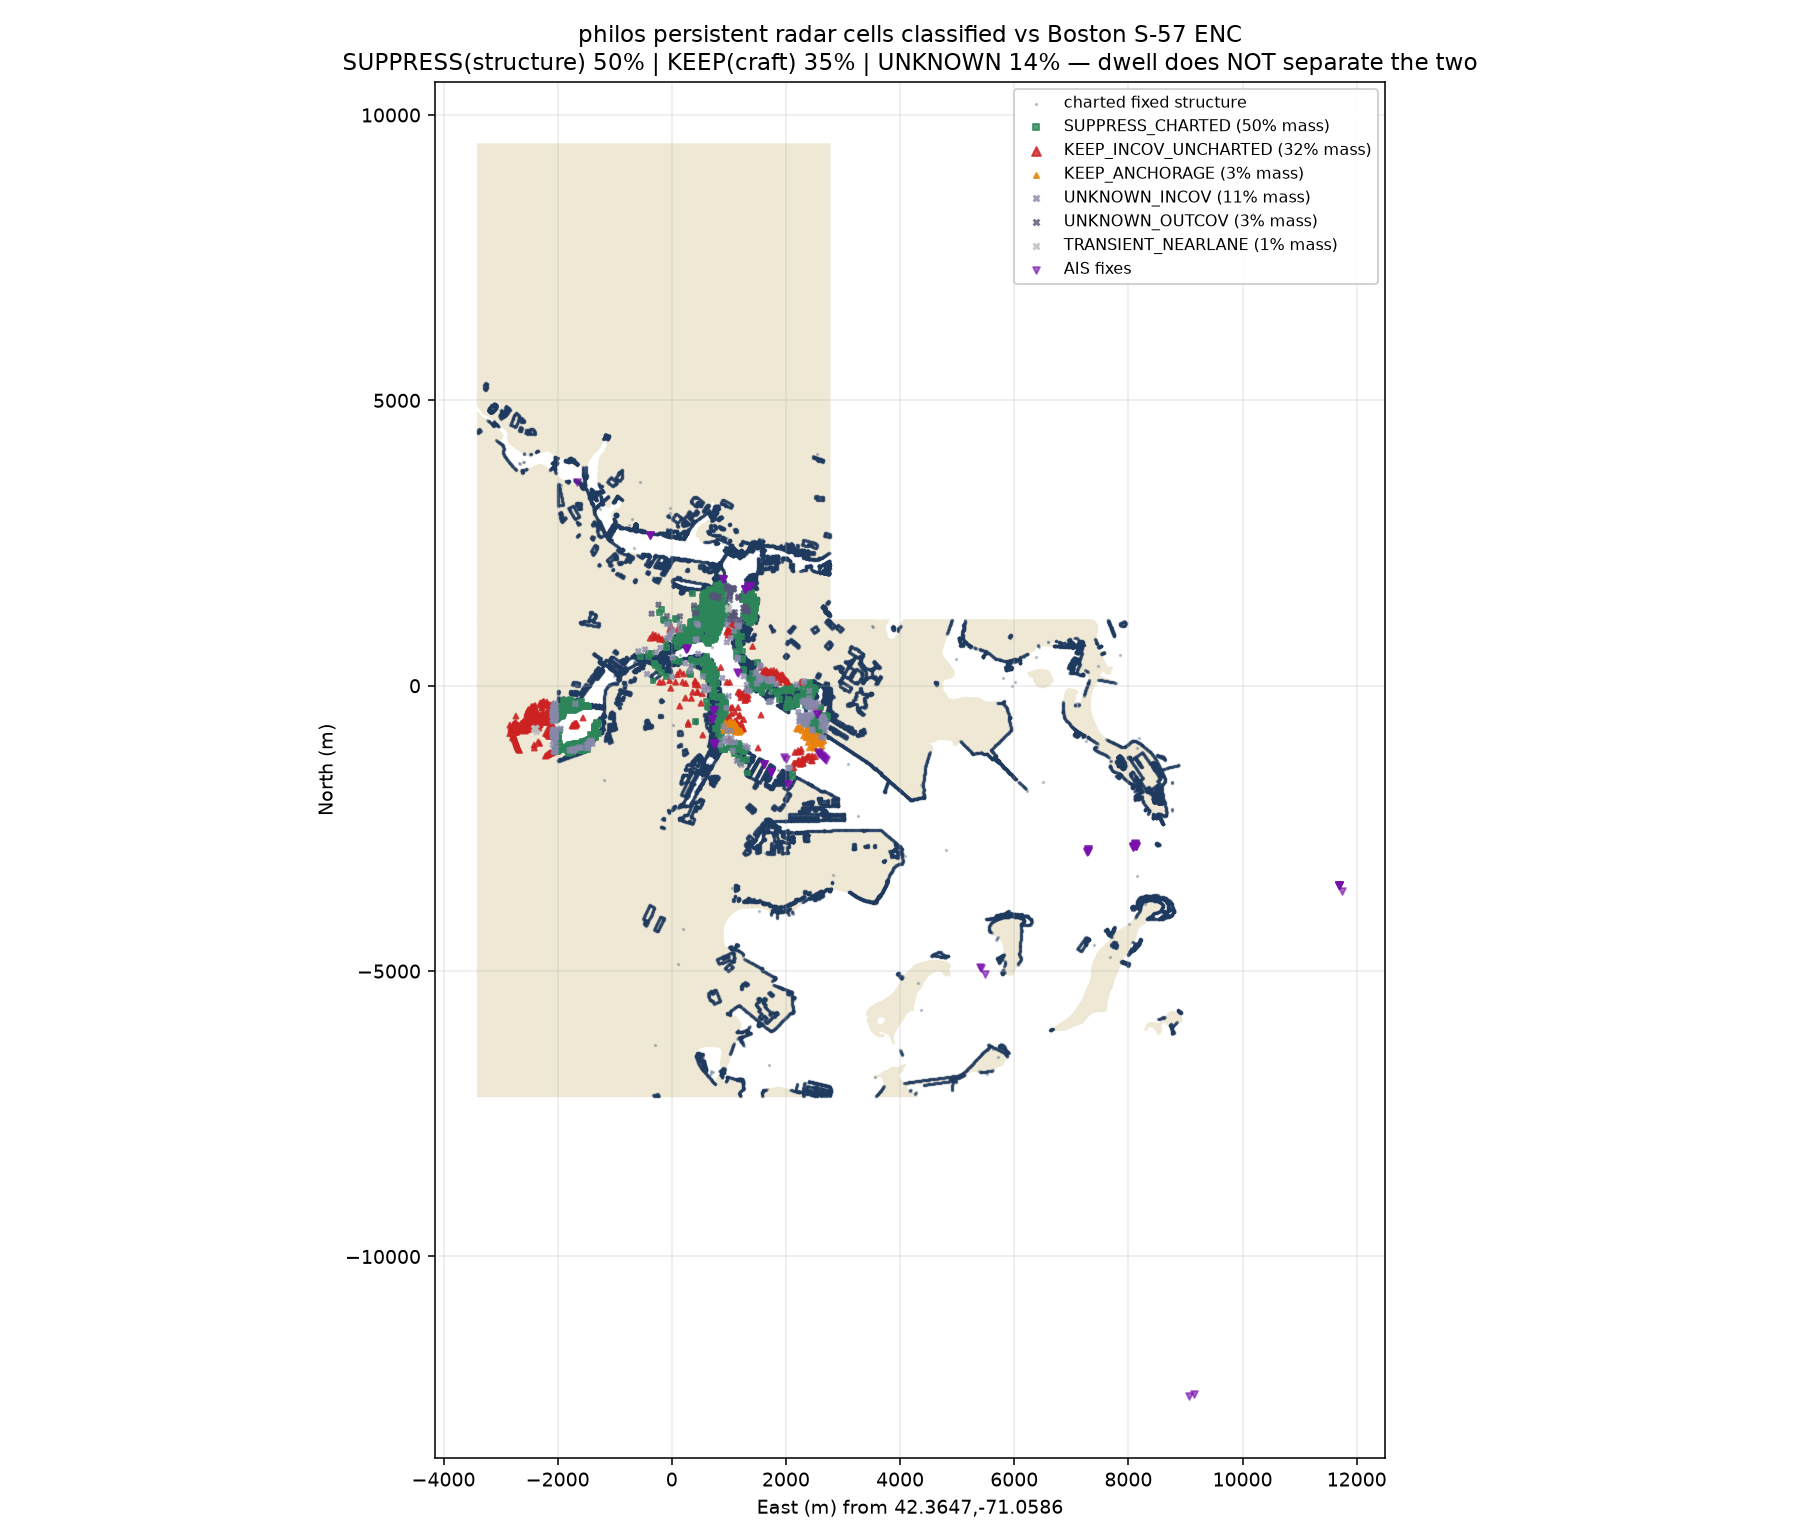

Generate this figure with Python:
"""
R4 — philos persistent-structure CLUSTER classification + canary table.

The 2026-07-02 chart-coverage field-check (philos_chart_coverage.py) ranked the
strongest persistent radar CELLS and cross-referenced them against the Boston
S-57 ENC. This script closes its open sub-task: group the persistent cells into
CLUSTERS (connected components), classify each with the chart as the authoritative
structure reference, and emit:

  1. a per-cluster table (centroid lat/lon, footprint, dwell, chart distances,
     class) → charts/philos_cluster_classification.csv;
  2. the KEEP / SUPPRESS canary set a later philos suppression claim must honour
     (KEEP = real craft the detector must preserve — ADR 0002; SUPPRESS =
     chart-confirmed fixed structure/aid);
  3. cluster-geometry statistics (footprint / extent / dwell distributions) that
     PARAMETERISE the Stage 1b-ii structure detector (cell size, extent floor,
     persistence bar);
  4. the return-mass CEILING: what fraction of the over-count return mass a
     perfect structure detector could remove without touching a KEEP cluster.

What the chart can and cannot decide is explicit: charted fixed structure / shore
/ aid → objective SUPPRESS; well-charted open water with NO charted structure →
almost certainly real craft (a charted harbor would show fixed structure) → KEEP,
flagged with a maps URL for a confirming visual pass; outside ENC coverage → the
chart is silent → UNKNOWN, defaults to KEEP (never suppress the unlabeled).

Method for projection/gridding/persistence mirrors philos_chart_coverage.py
(world_bearing = heading_true + az_body; 25 m cells; persistent = seen in >=2
clips OR spanning >50% of one clip, AND >75 m from any AIS fix).
"""
import csv, glob, json, math, os
from collections import defaultdict, deque
import numpy as np
from osgeo import ogr

ROOT = os.environ.get("PHILOS_ROOT", "/home/andreas/workspace/navtracker")
OUT = os.environ.get("PHILOS_COVERAGE_OUT", f"{ROOT}/charts")
SCEN_GLOB = f"{ROOT}/tests/fixtures/philos/out/*/"
GEO = f"{ROOT}/charts/geojson"
ENC = {
    "US5BOSCC": f"{ROOT}/charts/ENC_ROOT/US5BOSCC/US5BOSCC.000",
    "US5BOSCD": f"{ROOT}/charts/ENC_ROOT/US5BOSCD/US5BOSCD.000",
}

R_EARTH = 6_371_000.0
CELL_M = 25.0
AIS_EXCL_M = 75.0
DENSIFY_M = 8.0
# classification thresholds (m) — documented in the module docstring.
CHARTED_STRUCT_M = 50.0   # <= this to a charted fixed structure => SUPPRESS
CHARTED_SHORE_M = 40.0    # <= this to charted shoreline       => SUPPRESS
CHARTED_AID_M = 40.0      # <= this to a charted buoy/beacon    => SUPPRESS (aid)
KEEP_CLEAR_STRUCT_M = 100.0  # a KEEP cluster must be this far from charted struct
OWNSHIP_NEARLANE_M = 50.0    # hugging own-ship track => near-field wake/clutter


def d2r(d): return d * math.pi / 180.0


# ── load all philos clips → radar plots in lat/lon ──────────────────────────
def load_ownship(path):
    rows = []
    with open(path) as f:
        for r in csv.DictReader(f):
            rows.append((float(r["unix_time"]), float(r["lat"]),
                         float(r["lon"]), float(r["heading_deg"])))
    rows.sort(key=lambda x: x[0])
    return rows


def interp_own(own, t):
    if t <= own[0][0]: return own[0][1:]
    if t >= own[-1][0]: return own[-1][1:]
    lo, hi = 0, len(own) - 1
    while hi - lo > 1:
        m = (lo + hi) // 2
        if own[m][0] <= t: lo = m
        else: hi = m
    t0, la0, lo0, h0 = own[lo]; t1, la1, lo1, h1 = own[hi]
    f = (t - t0) / (t1 - t0) if t1 > t0 else 0.0
    dh = ((h1 - h0 + 180) % 360) - 180
    return (la0 + f * (la1 - la0), lo0 + f * (lo1 - lo0), (h0 + f * dh) % 360)


scen_dirs = sorted(glob.glob(SCEN_GLOB))
plots, ais_ll, own_tracks, scen_names = [], [], [], []
for si, d in enumerate(scen_dirs):
    scen_names.append(os.path.basename(d.rstrip("/")))
    own = load_ownship(d + "ownship.csv")
    own_tracks.append([(r[1], r[2]) for r in own])
    with open(d + "radar_plots.csv") as f:
        for r in csv.DictReader(f):
            tod = float(r["tod"]); rng = float(r["range_m"]); az = float(r["azimuth_deg"])
            la0, lo0, hdg = interp_own(own, tod)
            tb = d2r((hdg + az) % 360)
            north = rng * math.cos(tb); east = rng * math.sin(tb)
            lat = la0 + (north / R_EARTH) * 180 / math.pi
            lon = lo0 + (east / (R_EARTH * math.cos(d2r(la0)))) * 180 / math.pi
            plots.append((si, tod, lat, lon))
    ap = d + "ais.csv"
    if os.path.exists(ap):
        with open(ap) as f:
            for r in csv.DictReader(f):
                try: ais_ll.append((float(r["lat"]), float(r["lon"])))
                except Exception: pass

print(f"clips: {len(scen_dirs)} -> {', '.join(scen_names)}")
print(f"radar plots: {len(plots)}   AIS fixes: {len(ais_ll)}")

lat_ref = sum(p[2] for p in plots) / len(plots)
lon_ref = sum(p[3] for p in plots) / len(plots)
mE = math.cos(d2r(lat_ref)) * R_EARTH * math.pi / 180.0
mN = R_EARTH * math.pi / 180.0
def to_enu(lat, lon): return ((lon - lon_ref) * mE, (lat - lat_ref) * mN)
def enu_to_ll(e, n): return (lat_ref + n / mN, lon_ref + e / mE)

# ── grid + persistent-structure cells (same rule as the coverage script) ────
cell = defaultdict(lambda: {"n": 0, "scen": set(),
                            "tod": defaultdict(lambda: [1e18, -1e18]),
                            "e": 0.0, "n_sum": 0.0})
scen_span = {}
for si, tod, lat, lon in plots:
    e, n = to_enu(lat, lon)
    ci, cj = int(math.floor(e / CELL_M)), int(math.floor(n / CELL_M))
    c = cell[(ci, cj)]; c["n"] += 1; c["scen"].add(si); c["e"] += e; c["n_sum"] += n
    tr = c["tod"][si]; tr[0] = min(tr[0], tod); tr[1] = max(tr[1], tod)
    sp = scen_span.setdefault(si, [1e18, -1e18]); sp[0] = min(sp[0], tod); sp[1] = max(sp[1], tod)

ais_enu = np.array([to_enu(la, lo) for la, lo in ais_ll]) if ais_ll else np.empty((0, 2))
def min_ais(e, n):
    if len(ais_enu) == 0: return 1e18
    return float(np.min(np.hypot(ais_enu[:, 0] - e, ais_enu[:, 1] - n)))

# persistent cells keyed by (ci,cj) with rich per-cell stats for clustering
pcells = {}
for (ci, cj), c in cell.items():
    e = c["e"] / c["n"]; n = c["n_sum"] / c["n"]
    multiscen = len(c["scen"]) >= 2
    longspan = False
    best_dwell = 0.0
    for si in c["scen"]:
        span = c["tod"][si][1] - c["tod"][si][0]
        dur = scen_span[si][1] - scen_span[si][0]
        if dur > 0:
            best_dwell = max(best_dwell, span / dur)
            if span > 0.5 * dur: longspan = True
    if (multiscen or longspan) and min_ais(e, n) > AIS_EXCL_M:
        pcells[(ci, cj)] = {"e": e, "n": n, "count": c["n"],
                            "nscen": len(c["scen"]), "dwell": best_dwell}
print(f"occupied 25m cells: {len(cell)}   persistent structure cells: {len(pcells)}")

# ── chart geometry → labelled point clouds ──────────────────────────────────
def densify_file(path, geom_filter=None):
    """Return Nx2 ENU point cloud from a geojson file (points + densified lines/polys)."""
    d = json.load(open(path)); pts = []
    for ft in d["features"]:
        if geom_filter and not geom_filter(ft["properties"]): continue
        g = ft.get("geometry")
        if not g: continue
        t = g["type"]; co = g["coordinates"]; rings = []
        if t == "Point": pts.append((co[0], co[1])); continue
        elif t == "MultiPoint": pts += [(c[0], c[1]) for c in co]; continue
        elif t == "LineString": rings = [co]
        elif t == "MultiLineString": rings = co
        elif t == "Polygon": rings = co
        elif t == "MultiPolygon":
            for poly in co: rings += poly
        for ring in rings:
            for a, b in zip(ring[:-1], ring[1:]):
                ae, an = to_enu(a[1], a[0]); be, bn = to_enu(b[1], b[0])
                L = math.hypot(be - ae, bn - an); steps = max(1, int(L / DENSIFY_M))
                for k in range(steps + 1):
                    f = k / steps
                    pts.append((a[0] + f * (b[0] - a[0]), a[1] + f * (b[1] - a[1])))
    return np.array([to_enu(p[1], p[0]) for p in pts]) if pts else np.empty((0, 2))


def densify_labelled(path):
    """Fixed-structure cloud with per-point obj_class (nearest gives the class)."""
    d = json.load(open(path)); pts = []; labels = []
    for ft in d["features"]:
        cls = ft["properties"].get("obj_class", "?")
        g = ft.get("geometry")
        if not g: continue
        t = g["type"]; co = g["coordinates"]; rings = []
        if t == "Point": pts.append((co[0], co[1])); labels.append(cls); continue
        elif t == "LineString": rings = [co]
        elif t == "MultiLineString": rings = co
        elif t == "Polygon": rings = co
        elif t == "MultiPolygon":
            for poly in co: rings += poly
        for ring in rings:
            for a, b in zip(ring[:-1], ring[1:]):
                ae, an = to_enu(a[1], a[0]); be, bn = to_enu(b[1], b[0])
                L = math.hypot(be - ae, bn - an); steps = max(1, int(L / DENSIFY_M))
                for k in range(steps + 1):
                    f = k / steps
                    pts.append((a[0] + f * (b[0] - a[0]), a[1] + f * (b[1] - a[1])))
                    labels.append(cls)
    en = np.array([to_enu(p[1], p[0]) for p in pts]) if pts else np.empty((0, 2))
    return en, labels


struct_en, struct_lbl = densify_labelled(f"{GEO}/fixed_surface.geojson")
# The curated S-57 radar-conspicuous set (what export_obstacles.py deems a radar
# obstacle — the same layer the 2026-07-02 coverage field-check used, and closest
# to what the tracker's StaticObstacleModel would consume). Reported ALONGSIDE
# fixed_surface so the "is this charted structure?" call does not hinge on which
# layer we pick; SUPPRESS requires BOTH to agree it is charted.
radar_en = densify_file(f"{GEO}/radar_clutter.geojson")
shore_en = densify_file(f"{GEO}/land.geojson")
buoy_en = densify_file(f"{GEO}/aid_floating.geojson")
beacon_en = densify_file(f"{GEO}/aid_fixed.geojson")
own_enu = np.array([to_enu(la, lo) for tr in own_tracks for la, lo in tr])
print(f"chart clouds: fixed_surface={len(struct_en)} radar_clutter={len(radar_en)} "
      f"shore={len(shore_en)} buoy={len(buoy_en)} beacon={len(beacon_en)}")


def nearest(cloud, e, n):
    if len(cloud) == 0: return 1e18, -1
    dd = np.hypot(cloud[:, 0] - e, cloud[:, 1] - n)
    i = int(np.argmin(dd)); return float(dd[i]), i


# ── ENC polygon overlays: coverage (M_COVR) + anchorage/mooring areas ───────
def collect_polys(classes):
    u = ogr.Geometry(ogr.wkbMultiPolygon)
    for path in ENC.values():
        ds = ogr.Open(path)
        if ds is None: continue
        for cls in classes:
            lyr = ds.GetLayerByName(cls)
            if lyr is None: continue
            for ft in lyr:
                g = ft.GetGeometryRef()
                if g is None: continue
                gt = g.GetGeometryName()
                if gt == "POLYGON": u.AddGeometry(g.Clone())
                elif gt == "MULTIPOLYGON":
                    for i in range(g.GetGeometryCount()):
                        u.AddGeometry(g.GetGeometryRef(i).Clone())
    return u


cov_u = collect_polys(["M_COVR"])
moor_u = collect_polys(["ACHARE", "ACHBRT", "BERTHS", "SMCFAC", "HRBFAC",
                        "MORFAC", "MARCUL"])
def inside(u, e, n):
    lat, lon = enu_to_ll(e, n)
    pt = ogr.Geometry(ogr.wkbPoint); pt.AddPoint(lon, lat)
    return bool(u.Contains(pt))


# ── PER-CELL classification (robust; connected-component clustering over a dense
#    harbour front over-merges shore + piers + offshore anchored craft into one
#    blob, so the 25 m cell is the honest unit). SUPPRESS requires BOTH the broad
#    fixed_surface layer AND the curated radar_clutter layer to place charted
#    structure nearby — neither layer alone decides it.
def classify(s):
    if s["d_own"] < OWNSHIP_NEARLANE_M and s["dwell"] < 0.4:
        return "TRANSIENT_NEARLANE"
    charted_struct = (s["d_fixed"] <= CHARTED_STRUCT_M
                      and s["d_radar"] <= CHARTED_STRUCT_M)
    if charted_struct or s["d_shore"] <= CHARTED_SHORE_M or s["d_aid"] <= CHARTED_AID_M:
        return "SUPPRESS_CHARTED"
    if s["in_moor"] and s["d_fixed"] > 75.0:
        return "KEEP_ANCHORAGE"
    if (s["in_cov"] and s["d_fixed"] > KEEP_CLEAR_STRUCT_M
            and s["d_radar"] > KEEP_CLEAR_STRUCT_M and s["d_shore"] > KEEP_CLEAR_STRUCT_M):
        return "KEEP_INCOV_UNCHARTED"
    if not s["in_cov"]:
        return "UNKNOWN_OUTCOV"
    return "UNKNOWN_INCOV"


cells = []
for k, pc in pcells.items():
    e, n = pc["e"], pc["n"]
    d_fixed, ii = nearest(struct_en, e, n)
    fixed_cls = struct_lbl[ii] if ii >= 0 else "?"
    d_radar = nearest(radar_en, e, n)[0]
    d_shore = nearest(shore_en, e, n)[0]
    d_aid = min(nearest(buoy_en, e, n)[0], nearest(beacon_en, e, n)[0])
    d_own = nearest(own_enu, e, n)[0]
    d_ais = min_ais(e, n)
    in_cov = inside(cov_u, e, n); in_moor = inside(moor_u, e, n)
    lat, lon = enu_to_ll(e, n)
    s = {"d_fixed": d_fixed, "d_radar": d_radar, "d_shore": d_shore,
         "d_aid": d_aid, "d_own": d_own, "dwell": pc["dwell"],
         "in_cov": in_cov, "in_moor": in_moor}
    cells.append({"key": k, "e": e, "n": n, "lat": lat, "lon": lon,
                  "returns": pc["count"], "dwell": pc["dwell"],
                  "nscen": pc["nscen"], "d_fixed": d_fixed,
                  "fixed_cls": fixed_cls, "d_radar": d_radar, "d_shore": d_shore,
                  "d_aid": d_aid, "d_own": d_own, "d_ais": d_ais,
                  "in_cov": in_cov, "in_moor": in_moor, "cls": classify(s)})

cells.sort(key=lambda c: -c["returns"])
total_mass = sum(c["returns"] for c in cells)

# ── the offshore-group diagnostic that motivated per-cell + dual-layer ───────
print("\n== top-20 persistent CELLS (dual chart-layer distance resolves the layer question) ==")
print("  rank      lat        lon    ret dwl nsc d_fixed(cls)  d_radar d_shore d_aid  cov moor  CLASS")
for r, c in enumerate(cells[:20]):
    print(f"  {r+1:3d} {c['lat']:9.5f} {c['lon']:10.5f} {c['returns']:4d} "
          f"{c['dwell']:.2f} {c['nscen']:2d} {c['d_fixed']:5.0f}({c['fixed_cls']:>6s}) "
          f"{c['d_radar']:6.0f} {c['d_shore']:6.0f} {c['d_aid']:5.0f} "
          f"{int(c['in_cov'])} {int(c['in_moor'])}   {c['cls']}")

# ── return-mass split by class = the Stage 1b removable CEILING ─────────────
by_cls = defaultdict(lambda: [0, 0])
for c in cells:
    by_cls[c["cls"]][0] += 1; by_cls[c["cls"]][1] += c["returns"]
print(f"\n== return-mass split by class  (persistent cells n={len(cells)}, "
      f"mass={total_mass}) — the Stage 1b removable CEILING ==")
for cls, (nc, mass) in sorted(by_cls.items(), key=lambda kv: -kv[1][1]):
    print(f"  {cls:22s} cells={nc:4d}  return-mass={mass:6d} "
          f"({100*mass/max(1,total_mass):5.1f}%)")
supp = by_cls["SUPPRESS_CHARTED"][1]
keep = by_cls["KEEP_ANCHORAGE"][1] + by_cls["KEEP_INCOV_UNCHARTED"][1]
unk = by_cls["UNKNOWN_OUTCOV"][1] + by_cls["UNKNOWN_INCOV"][1]
print(f"  --> SUPPRESS-able (chart-confirmed structure)      : {100*supp/max(1,total_mass):5.1f}%")
print(f"  --> KEEP (real craft — detector MUST NOT touch)    : {100*keep/max(1,total_mass):5.1f}%")
print(f"  --> UNKNOWN (needs imagery; defaults to KEEP)       : {100*unk/max(1,total_mass):5.1f}%")

# ── spatial dedup for a readable canary table (merge same-class cells <=DEDUP) ─
DEDUP_M = 80.0
def dedup(subset):
    reps = []
    for c in subset:  # subset already sorted by returns desc
        if all(math.hypot(c["e"] - r["e"], c["n"] - r["n"]) > DEDUP_M for r in reps):
            reps.append(c)
    return reps
def maps_url(c): return f"https://www.google.com/maps/search/?api=1&query={c['lat']:.5f},{c['lon']:.5f}"

print("\n== SUPPRESS canaries (chart-confirmed structure — a philos claim SHOULD suppress) ==")
for c in dedup([c for c in cells if c["cls"] == "SUPPRESS_CHARTED"])[:10]:
    print(f"  {c['lat']:9.5f},{c['lon']:10.5f}  ret={c['returns']:4d}  d_fixed={c['d_fixed']:4.0f}m "
          f"d_radar={c['d_radar']:4.0f}m ({c['fixed_cls']})")
print("\n== KEEP canaries (real craft — a philos claim must NOT suppress; ADR 0002) ==")
for c in dedup([c for c in cells if c["cls"].startswith("KEEP")])[:10]:
    print(f"  {c['lat']:9.5f},{c['lon']:10.5f}  ret={c['returns']:4d}  d_fixed={c['d_fixed']:4.0f}m "
          f"d_radar={c['d_radar']:4.0f}m in_moor={int(c['in_moor'])}  {maps_url(c)}")
print("\n== UNKNOWN — needs a visual pass (coords + maps URL) ==")
for c in dedup([c for c in cells if c["cls"].startswith("UNKNOWN")])[:10]:
    print(f"  {c['lat']:9.5f},{c['lon']:10.5f}  ret={c['returns']:4d}  d_fixed={c['d_fixed']:4.0f}m "
          f"cov={int(c['in_cov'])}  {maps_url(c)}")

# ── footprint stats via connected components (REPORTED only, NOT used to
#    classify — for detector cell-size / extent-floor). Components are computed
#    per class so the over-merge across classes cannot inflate a footprint.
NBR = [(dx, dy) for dx in (-1, 0, 1) for dy in (-1, 0, 1) if (dx, dy) != (0, 0)]
def components(keys):
    keyset = set(keys); seen = set(); comps = []
    for k in keys:
        if k in seen: continue
        q = deque([k]); seen.add(k); comp = [k]
        while q:
            kk = q.popleft()
            for dx, dy in NBR:
                nk = (kk[0] + dx, kk[1] + dy)
                if nk in keyset and nk not in seen:
                    seen.add(nk); q.append(nk); comp.append(nk)
        comps.append(comp)
    return comps
def pct(a, p): return float(np.percentile(a, p)) if len(a) else 0.0
def comp_extent(comp):
    es = np.array([pcells[k]["e"] for k in comp]); ns = np.array([pcells[k]["n"] for k in comp])
    return 0.0 if len(comp) < 2 else float(np.max(np.hypot(es[:, None]-es[None, :], ns[:, None]-ns[None, :])))
print("\n== per-class connected-component footprint (detector cell-size / extent floor) ==")
by_class_keys = defaultdict(list)
for c in cells: by_class_keys[c["cls"]].append(c["key"])
for cls in ("SUPPRESS_CHARTED", "KEEP_INCOV_UNCHARTED", "UNKNOWN_INCOV", "UNKNOWN_OUTCOV"):
    comps = components(by_class_keys[cls])
    if not comps: continue
    sizes = np.array([len(c) for c in comps]); exts = np.array([comp_extent(c) for c in comps])
    print(f"  {cls:22s} components={len(comps):4d}  cells/comp p50/p90={pct(sizes,50):3.0f}/{pct(sizes,90):3.0f}"
          f"  extent_m p50/p90={pct(exts,50):4.0f}/{pct(exts,90):4.0f}")
print("\n== dwell / persistence distribution (detector persistence bar) ==")
for name, grp in [("SUPPRESS_CHARTED", [c for c in cells if c["cls"] == "SUPPRESS_CHARTED"]),
                  ("KEEP", [c for c in cells if c["cls"].startswith("KEEP")]),
                  ("ALL", cells)]:
    dw = np.array([c["dwell"] for c in grp]); ns = np.array([c["nscen"] for c in grp])
    print(f"  {name:18s} n={len(grp):4d}  dwell p50/p90={pct(dw,50):.2f}/{pct(dw,90):.2f}"
          f"  n_clips p50/p90={pct(ns,50):.0f}/{pct(ns,90):.0f}")

# ── classified map (visual proof of the KEEP vs SUPPRESS split) ─────────────
os.environ.setdefault("MPLCONFIGDIR", os.environ.get("MPLCONFIGDIR", OUT))
import matplotlib; matplotlib.use("Agg")
import matplotlib.pyplot as plt
fig, ax = plt.subplots(figsize=(13, 11))
try:
    land = json.load(open(f"{GEO}/land.geojson"))
    for ft in land["features"]:
        g = ft.get("geometry")
        if not g: continue
        rings = ([g["coordinates"][0]] if g["type"] == "Polygon"
                 else ([p[0] for p in g["coordinates"]] if g["type"] == "MultiPolygon" else []))
        for ring in rings:
            en = np.array([to_enu(c[1], c[0]) for c in ring])
            if len(en) > 2: ax.fill(en[:, 0], en[:, 1], color="#eee8d5", zorder=0)
except Exception as ex:
    print("land draw skipped:", ex)
if len(struct_en): ax.scatter(struct_en[:, 0], struct_en[:, 1], s=0.6, c="#1f3a5f", alpha=0.25, zorder=1, label="charted fixed structure")
COLOR = {"SUPPRESS_CHARTED": "#2d8659", "KEEP_INCOV_UNCHARTED": "#cc2222",
         "KEEP_ANCHORAGE": "#e8820c", "UNKNOWN_INCOV": "#8888aa",
         "UNKNOWN_OUTCOV": "#555577", "TRANSIENT_NEARLANE": "#bbbbbb"}
for cls, col in COLOR.items():
    grp = [c for c in cells if c["cls"] == cls]
    if not grp: continue
    xy = np.array([(c["e"], c["n"]) for c in grp])
    sz = np.array([6 + 0.15 * c["returns"] for c in grp])
    mk = "s" if cls == "SUPPRESS_CHARTED" else ("^" if cls.startswith("KEEP") else "x")
    ax.scatter(xy[:, 0], xy[:, 1], s=sz, c=col, marker=mk, alpha=0.8, zorder=4,
               label=f"{cls} ({100*by_cls[cls][1]/max(1,total_mass):.0f}% mass)")
if len(ais_enu): ax.scatter(ais_enu[:, 0], ais_enu[:, 1], s=12, c="#7711aa", marker="v", alpha=0.6, zorder=5, label="AIS fixes")
ax.set_aspect("equal"); ax.grid(True, alpha=0.25)
ax.set_xlabel(f"East (m) from {lat_ref:.4f},{lon_ref:.4f}"); ax.set_ylabel("North (m)")
ax.set_title("philos persistent radar cells classified vs Boston S-57 ENC\n"
             f"SUPPRESS(structure) {100*supp/max(1,total_mass):.0f}% | "
             f"KEEP(craft) {100*keep/max(1,total_mass):.0f}% | UNKNOWN {100*unk/max(1,total_mass):.0f}% "
             f"— dwell does NOT separate the two")
ax.legend(loc="upper right", fontsize=8, framealpha=0.9)
png = f"{OUT}/philos_cluster_classification.png"; plt.tight_layout(); plt.savefig(png, dpi=140); plt.close()
print(f"map: {png}")

# ── CSV deliverable ─────────────────────────────────────────────────────────
csv_path = f"{OUT}/philos_cluster_classification.csv"
with open(csv_path, "w", newline="") as f:
    w = csv.writer(f)
    w.writerow(["rank", "lat", "lon", "returns", "dwell", "nscen",
                "d_fixed_m", "fixed_class", "d_radar_m", "d_shore_m", "d_aid_m",
                "d_ownship_m", "d_ais_m", "in_coverage", "in_moorarea", "class"])
    for r, c in enumerate(cells):
        w.writerow([r + 1, f"{c['lat']:.6f}", f"{c['lon']:.6f}", c["returns"],
                    f"{c['dwell']:.3f}", c["nscen"], f"{c['d_fixed']:.1f}",
                    c["fixed_cls"], f"{c['d_radar']:.1f}", f"{c['d_shore']:.1f}",
                    f"{c['d_aid']:.1f}", f"{c['d_own']:.1f}", f"{c['d_ais']:.1f}",
                    int(c["in_cov"]), int(c["in_moor"]), c["cls"]])
print(f"\nCSV: {csv_path}")
